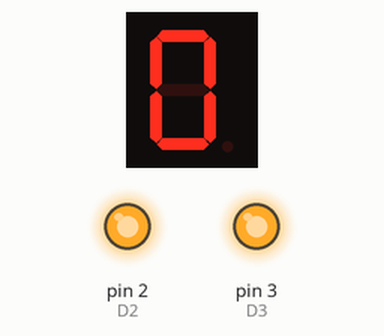
Recording of a sketch running on a simulated Arduino Uno, built with avr-gcc and run on an emulated ATmega328P. Parts: 1-digit seven-segment display, output pins drawn as LEDs (lit = HIGH). Wiring (inferred from the names in the program): 1-digit 7-segment display, segments lit when LOW: segments pin 7, pin 8, pin 9, pin 10, pin 11, pin 12, pin 13. The segment pins are drawn as the display they are named for; pins used as bus, display or sensor lines are not drawn.

Above: at 0.1 s.
At 10.5 s:
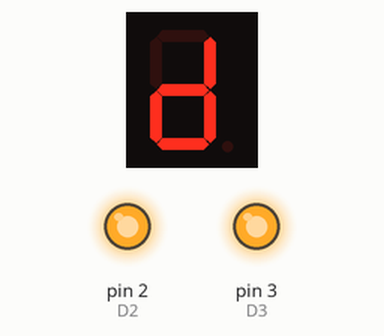
At 14.5 s:
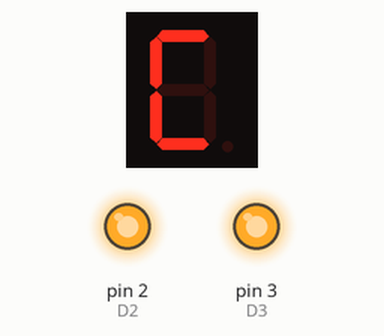
At 36.9 s:
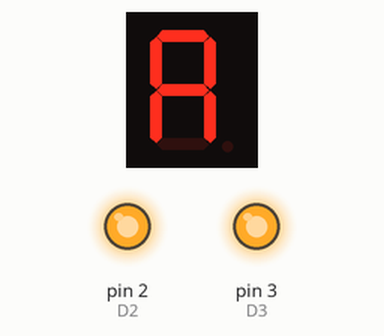
Timing chart, 0 to 38.4 s (numbered marks = the images above):
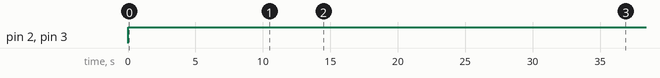

Measured:
- by itself, pin 2 (D2), pin 3 (D3): LOW → HIGH at 0.00 s
- what the display in image 1 shows lasts 0.8 s, from 10.4 s to 11.2 s

The sketch:

Lab4_1.ino
```cpp
// Pin 2-8 is connected to the 7 segments of the display.

int pinA = 7;
int pinB = 8;
int pinC = 9;
int pinD = 10;
int pinE = 11;
int pinF = 12;
int pinG = 13;
int D1 = 1;
int D2 = 2;
int D3 = 3;
int D4 = 4;

int wait = 400;
int counter = 0;
int ff =0;
// the setup routine runs once when you press reset:
void setup() {
// initialize the digital pins as outputs.
  pinMode(pinA, OUTPUT);
  pinMode(pinB, OUTPUT);
  pinMode(pinC, OUTPUT);
  pinMode(pinD, OUTPUT);
  pinMode(pinE, OUTPUT);
  pinMode(pinF, OUTPUT);
  pinMode(pinG, OUTPUT);
  pinMode(D1, OUTPUT);
  pinMode(D2, OUTPUT);
  pinMode(D3, OUTPUT);
  pinMode(D4, OUTPUT);
  Serial.begin(9600);
}

// the loop routine runs over and over again forever:
void loop() {

  {
    digitalWrite(D1, HIGH);
    digitalWrite(D2, HIGH);
    digitalWrite(D3, HIGH);
    digitalWrite(D4, HIGH);
//THIS ENDS THE MOVEMENT AND REMAINS ON THE LAST BLOCK FOR THE FOLLOWING DIGITS

//0
if (counter  == 0)
  {
    digitalWrite(pinA, LOW);
    digitalWrite(pinB, LOW);
    digitalWrite(pinC, LOW);
    digitalWrite(pinD, LOW);
    digitalWrite(pinE, LOW);
    digitalWrite(pinF, LOW);
    digitalWrite(pinG, HIGH);
    delay(wait); // wait for a second
  }
else if(counter ==1)
  {
    digitalWrite(pinA, HIGH);
    digitalWrite(pinB, LOW);
    digitalWrite(pinC, LOW);
    digitalWrite(pinD, HIGH);
    digitalWrite(pinE, HIGH);
    digitalWrite(pinF, HIGH);
    digitalWrite(pinG, HIGH);
    delay(wait); // wait for a second
  }
// THIS MOVES BELOW CODE TO THE NEXT LCD BLOCK
if(counter ==2)
  {
    digitalWrite(pinA, LOW);
    digitalWrite(pinB, LOW);
    digitalWrite(pinC, HIGH);
    digitalWrite(pinD, LOW);
    digitalWrite(pinE, LOW);
    digitalWrite(pinF, HIGH);
    digitalWrite(pinG, LOW);
    delay(wait); // wait for a second
}
if(counter ==3)
  {
    digitalWrite(pinA, LOW);
    digitalWrite(pinB, LOW);
    digitalWrite(pinC, LOW);
    digitalWrite(pinD, LOW);
    digitalWrite(pinE, HIGH);
    digitalWrite(pinF, HIGH);
    digitalWrite(pinG, LOW);
    delay(wait); // wait for a second
  }
//4
if(counter ==4)
  {
    digitalWrite(pinA, HIGH);
    digitalWrite(pinB, LOW);
    digitalWrite(pinC, LOW);
    digitalWrite(pinD, HIGH);
    digitalWrite(pinE, HIGH);
    digitalWrite(pinF, LOW);
    digitalWrite(pinG, LOW);
    delay(wait); // wait for a second
}
//5
if(counter ==5)
  {
    digitalWrite(pinA, LOW);
    digitalWrite(pinB, HIGH);
    digitalWrite(pinC, LOW);
    digitalWrite(pinD, LOW);
    digitalWrite(pinE, HIGH);
    digitalWrite(pinF, LOW);
    digitalWrite(pinG, LOW);
    delay(wait); // wait for a second
  }

if(counter ==6)
  {
//6
    digitalWrite(pinA, LOW);
    digitalWrite(pinB, HIGH);
    digitalWrite(pinC, LOW);
    digitalWrite(pinD, LOW);
    digitalWrite(pinE, LOW);
    digitalWrite(pinF, LOW);
    digitalWrite(pinG, LOW);
    delay(wait); // wait for a second
}
//7
if(counter ==7)
  {
    digitalWrite(pinA, LOW);
    digitalWrite(pinB, LOW);
    digitalWrite(pinC, LOW);
    digitalWrite(pinD, HIGH);
    digitalWrite(pinE, HIGH);
    digitalWrite(pinF, HIGH);
    digitalWrite(pinG, HIGH);
    delay(wait); // wait for a second
  }
//8
if(counter ==8)
  {
    digitalWrite(pinA, LOW);
    digitalWrite(pinB, LOW);
    digitalWrite(pinC, LOW);
    digitalWrite(pinD, LOW);
    digitalWrite(pinE, LOW);
    digitalWrite(pinF, LOW);
    digitalWrite(pinG, LOW);
    delay(wait); // wait for a second
  }
//9
if(counter ==9)
  {
    digitalWrite(pinA, LOW);
    digitalWrite(pinB, LOW);
    digitalWrite(pinC, LOW);
    digitalWrite(pinD, LOW);
    digitalWrite(pinE, HIGH);
    digitalWrite(pinF, LOW);
    digitalWrite(pinG, LOW);
    delay(wait); // wait for a second
  }

if(counter ==10)
  {
    digitalWrite(pinA, LOW);
    digitalWrite(pinB, LOW);
    digitalWrite(pinC, LOW);
    digitalWrite(pinD, HIGH);
    digitalWrite(pinE, LOW);
    digitalWrite(pinF, LOW);
    digitalWrite(pinG, LOW);
    delay(wait); // wait for a second
}

if(counter ==11)
   {
      digitalWrite(pinA, HIGH);
      digitalWrite(pinB, HIGH);
      digitalWrite(pinC, LOW);
      digitalWrite(pinD, LOW);
      digitalWrite(pinE, LOW);
      digitalWrite(pinF, LOW);
      digitalWrite(pinG, LOW);
      delay(wait); // wait for a second
    }
if(counter ==12)
  {
    digitalWrite(pinA, LOW);
    digitalWrite(pinB, HIGH);
    digitalWrite(pinC, HIGH);
    digitalWrite(pinD, LOW);
    digitalWrite(pinE, LOW);
    digitalWrite(pinF, LOW);
    digitalWrite(pinG, HIGH);
    delay(wait); // wait for a second
   }

if(counter ==13)
  {
    digitalWrite(pinA, HIGH);
    digitalWrite(pinB, LOW);
    digitalWrite(pinC, LOW);
    digitalWrite(pinD, LOW);
    digitalWrite(pinE, LOW);
    digitalWrite(pinF, HIGH);
    digitalWrite(pinG, LOW);
    delay(wait); // wait for a second
  }

if(counter ==14)
  {
    digitalWrite(pinA, LOW);
    digitalWrite(pinB, HIGH);
    digitalWrite(pinC, HIGH);
    digitalWrite(pinD, LOW);
    digitalWrite(pinE, LOW);
    digitalWrite(pinF, LOW);
    digitalWrite(pinG, LOW);
    delay(wait); // wait for a second
  }

if(counter ==15)
  {
    digitalWrite(pinA, LOW);
    digitalWrite(pinB, HIGH);
    digitalWrite(pinC, HIGH);
    digitalWrite(pinD, HIGH);
    digitalWrite(pinE, LOW);
    digitalWrite(pinF, LOW);
    digitalWrite(pinG, LOW);
    delay(wait); // wait for a second
  }
 ff ++;
if(ff <16)
  {
      counter ++;
      delay(wait);
  }

if(ff>=16)
  {
      counter--;
      delay(wait);
  }
  if (ff ==26)
  {
    ff =0;
    counter =0;
  }
}
}
```
